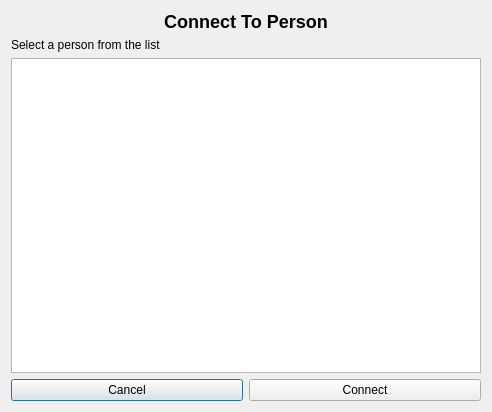
<?xml version="1.0" encoding="UTF-8"?>
<ui version="4.0">
 <class>ConnectToPerson</class>
 <widget class="QDialog" name="ConnectToPerson">
  <property name="geometry">
   <rect>
    <x>0</x>
    <y>0</y>
    <width>492</width>
    <height>412</height>
   </rect>
  </property>
  <property name="windowTitle">
   <string>Connect To Person</string>
  </property>
  <layout class="QVBoxLayout" name="verticalLayout">
   <item>
    <widget class="QLabel" name="label">
     <property name="text">
      <string>&lt;html&gt;&lt;head/&gt;&lt;body&gt;&lt;p&gt;&lt;span style=&quot; font-size:x-large; font-weight:600;&quot;&gt;Connect To Person&lt;/span&gt;&lt;/p&gt;&lt;/body&gt;&lt;/html&gt;</string>
     </property>
     <property name="alignment">
      <set>Qt::AlignCenter</set>
     </property>
    </widget>
   </item>
   <item>
    <widget class="QLabel" name="label_2">
     <property name="text">
      <string>Select a person from the list</string>
     </property>
    </widget>
   </item>
   <item>
    <widget class="QTableView" name="personsTable"/>
   </item>
   <item>
    <layout class="QHBoxLayout" name="horizontalLayout">
     <item>
      <widget class="QPushButton" name="cancelButton">
       <property name="text">
        <string>Cancel</string>
       </property>
       <property name="default">
        <bool>true</bool>
       </property>
      </widget>
     </item>
     <item>
      <widget class="QPushButton" name="connectButton">
       <property name="text">
        <string>Connect</string>
       </property>
      </widget>
     </item>
    </layout>
   </item>
  </layout>
 </widget>
 <resources/>
 <connections/>
</ui>
